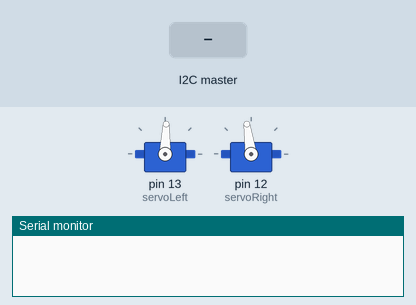
A sketch run on a simulated Arduino Uno, built with avr-gcc and run on an emulated ATmega328P. Parts: 2 × servo, the last lines printed to the serial monitor. Inputs (shaded band) come from the test bench.

Above: at 1.2 s.
1.3 s: the I2C master sends the byte 200
At 1.6 s:
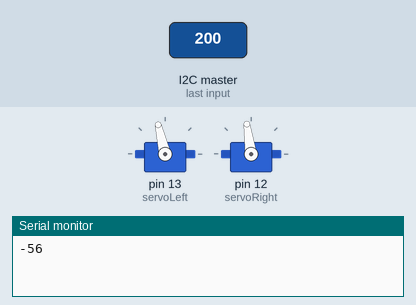
2.8 s: the I2C master sends the byte 1
At 3.9 s:
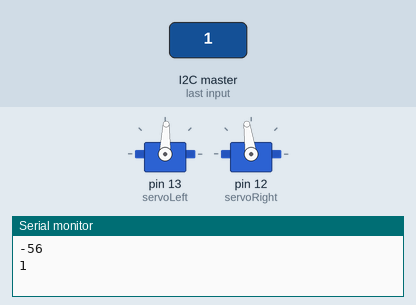
Timing chart, 0 to 5.8 s (numbered marks = the images above; inputs shaded):
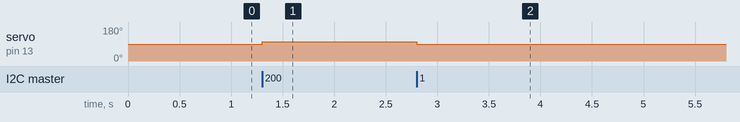

Measured:
- after the input at 1.3 s, servo on pin 13 (servoLeft): 88° → 103° at once
- after the input at 2.8 s, servo on pin 13 (servoLeft): 103° → 88° at once

The sketch:

Ardino.ino
```cpp
#include <Servo.h>
#include <Wire.h>

Servo servoLeft;
Servo servoRight;
float BaseSpeed=1450;
float BaseSpeed1=1550;


signed char c;
signed char cn=-60;
signed char cp=60;


void setup()
{
  Serial.begin(9600);
  Wire.begin(0x8);
  Wire.onReceive(receiveEvent);
  servoLeft.attach(13);
  servoRight.attach(12);
}


void loop()
{

  if(c > -10 && c <10)
   {
    servoRight.writeMicroseconds(BaseSpeed1);
    servoLeft.writeMicroseconds(BaseSpeed);
   }
   else if(c > 10)
   {
    if ( c > cp ){c =cp;}
    float y = c;
    float x =(BaseSpeed-y);
    servoRight.writeMicroseconds(BaseSpeed);
    servoLeft.writeMicroseconds(x);
   }
    else if( c < -10 )
   {
    if ( c < cn ){c =cn;}
    float p= (-1*c);

    float x1 =(BaseSpeed1+p);
    servoRight.writeMicroseconds(BaseSpeed1);
    servoLeft.writeMicroseconds(x1);
   }


}


void receiveEvent(int howMany)
{
  while (Wire.available())
  {

    c = Wire.read();
    Serial.println (c);

  }
}
```
